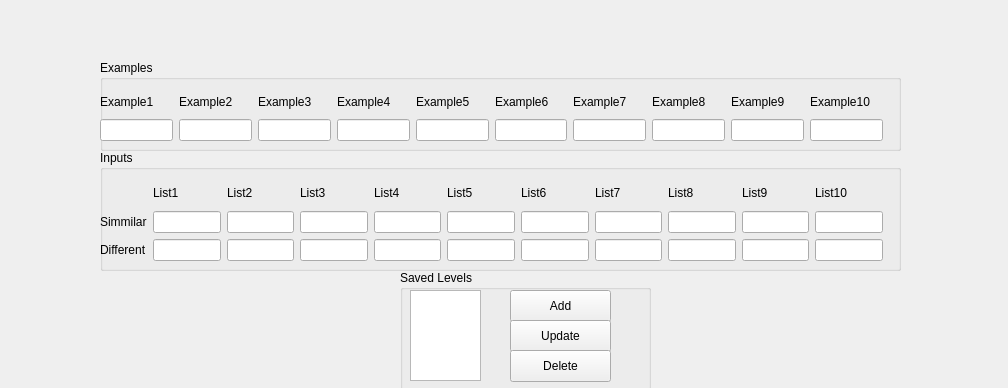
<?xml version="1.0" encoding="UTF-8"?>
<ui version="4.0">
 <class>ReadingGame</class>
 <widget class="QWidget" name="ReadingGame">
  <property name="geometry">
   <rect>
    <x>0</x>
    <y>0</y>
    <width>1008</width>
    <height>388</height>
   </rect>
  </property>
  <property name="windowTitle">
   <string>Form</string>
  </property>
  <widget class="QGroupBox" name="groupBox">
   <property name="geometry">
    <rect>
     <x>100</x>
     <y>60</y>
     <width>801</width>
     <height>91</height>
    </rect>
   </property>
   <property name="title">
    <string>Examples</string>
   </property>
   <widget class="QWidget" name="gridLayoutWidget">
    <property name="geometry">
     <rect>
      <x>0</x>
      <y>30</y>
      <width>783</width>
      <height>51</height>
     </rect>
    </property>
    <layout class="QGridLayout" name="gridLayout">
     <item row="1" column="0">
      <widget class="QLineEdit" name="e1"/>
     </item>
     <item row="0" column="1">
      <widget class="QLabel" name="label_2">
       <property name="text">
        <string>Example2</string>
       </property>
      </widget>
     </item>
     <item row="0" column="8">
      <widget class="QLabel" name="label_10">
       <property name="text">
        <string>Example9</string>
       </property>
      </widget>
     </item>
     <item row="1" column="1">
      <widget class="QLineEdit" name="e2"/>
     </item>
     <item row="0" column="3">
      <widget class="QLabel" name="label_4">
       <property name="text">
        <string>Example4</string>
       </property>
      </widget>
     </item>
     <item row="1" column="6">
      <widget class="QLineEdit" name="e7"/>
     </item>
     <item row="0" column="4">
      <widget class="QLabel" name="label_5">
       <property name="text">
        <string>Example5</string>
       </property>
      </widget>
     </item>
     <item row="0" column="0">
      <widget class="QLabel" name="label">
       <property name="text">
        <string>Example1</string>
       </property>
      </widget>
     </item>
     <item row="0" column="7">
      <widget class="QLabel" name="label_9">
       <property name="text">
        <string>Example8</string>
       </property>
      </widget>
     </item>
     <item row="1" column="5">
      <widget class="QLineEdit" name="e6"/>
     </item>
     <item row="1" column="7">
      <widget class="QLineEdit" name="e8"/>
     </item>
     <item row="1" column="8">
      <widget class="QLineEdit" name="e9"/>
     </item>
     <item row="0" column="6">
      <widget class="QLabel" name="label_8">
       <property name="text">
        <string>Example7</string>
       </property>
      </widget>
     </item>
     <item row="1" column="2">
      <widget class="QLineEdit" name="e3"/>
     </item>
     <item row="1" column="4">
      <widget class="QLineEdit" name="e5"/>
     </item>
     <item row="0" column="9">
      <widget class="QLabel" name="label_11">
       <property name="text">
        <string>Example10</string>
       </property>
      </widget>
     </item>
     <item row="1" column="3">
      <widget class="QLineEdit" name="e4"/>
     </item>
     <item row="0" column="5">
      <widget class="QLabel" name="label_6">
       <property name="text">
        <string>Example6</string>
       </property>
      </widget>
     </item>
     <item row="0" column="2">
      <widget class="QLabel" name="label_3">
       <property name="text">
        <string>Example3</string>
       </property>
      </widget>
     </item>
     <item row="1" column="9">
      <widget class="QLineEdit" name="e10"/>
     </item>
    </layout>
   </widget>
  </widget>
  <widget class="QGroupBox" name="groupBox_2">
   <property name="geometry">
    <rect>
     <x>100</x>
     <y>150</y>
     <width>801</width>
     <height>121</height>
    </rect>
   </property>
   <property name="title">
    <string>Inputs</string>
   </property>
   <widget class="QWidget" name="gridLayoutWidget_2">
    <property name="geometry">
     <rect>
      <x>0</x>
      <y>30</y>
      <width>783</width>
      <height>81</height>
     </rect>
    </property>
    <layout class="QGridLayout" name="gridLayout_2">
     <item row="2" column="3">
      <widget class="QLineEdit" name="lineEdit_23"/>
     </item>
     <item row="1" column="8">
      <widget class="QLineEdit" name="ls8"/>
     </item>
     <item row="0" column="4">
      <widget class="QLabel" name="label_13">
       <property name="text">
        <string>List4</string>
       </property>
      </widget>
     </item>
     <item row="1" column="10">
      <widget class="QLineEdit" name="ls10"/>
     </item>
     <item row="2" column="5">
      <widget class="QLineEdit" name="lineEdit_25"/>
     </item>
     <item row="2" column="6">
      <widget class="QLineEdit" name="lineEdit_26"/>
     </item>
     <item row="1" column="0">
      <widget class="QLabel" name="label_21">
       <property name="text">
        <string>Simmilar</string>
       </property>
      </widget>
     </item>
     <item row="2" column="9">
      <widget class="QLineEdit" name="lineEdit_29"/>
     </item>
     <item row="2" column="1">
      <widget class="QLineEdit" name="lineEdit_21"/>
     </item>
     <item row="2" column="4">
      <widget class="QLineEdit" name="lineEdit_24"/>
     </item>
     <item row="2" column="8">
      <widget class="QLineEdit" name="lineEdit_28"/>
     </item>
     <item row="2" column="0">
      <widget class="QLabel" name="label_22">
       <property name="text">
        <string>Different</string>
       </property>
      </widget>
     </item>
     <item row="2" column="7">
      <widget class="QLineEdit" name="lineEdit_27"/>
     </item>
     <item row="0" column="9">
      <widget class="QLabel" name="label_12">
       <property name="text">
        <string>List9</string>
       </property>
      </widget>
     </item>
     <item row="1" column="2">
      <widget class="QLineEdit" name="ls2"/>
     </item>
     <item row="0" column="7">
      <widget class="QLabel" name="label_17">
       <property name="text">
        <string>List7</string>
       </property>
      </widget>
     </item>
     <item row="0" column="3">
      <widget class="QLabel" name="label_20">
       <property name="text">
        <string>List3</string>
       </property>
      </widget>
     </item>
     <item row="1" column="4">
      <widget class="QLineEdit" name="ls4"/>
     </item>
     <item row="0" column="2">
      <widget class="QLabel" name="label_7">
       <property name="text">
        <string>List2</string>
       </property>
      </widget>
     </item>
     <item row="1" column="7">
      <widget class="QLineEdit" name="ls7"/>
     </item>
     <item row="1" column="6">
      <widget class="QLineEdit" name="ls6"/>
     </item>
     <item row="0" column="1">
      <widget class="QLabel" name="label_15">
       <property name="text">
        <string>List1</string>
       </property>
      </widget>
     </item>
     <item row="1" column="3">
      <widget class="QLineEdit" name="ls3"/>
     </item>
     <item row="1" column="1">
      <widget class="QLineEdit" name="ls1"/>
     </item>
     <item row="1" column="9">
      <widget class="QLineEdit" name="ls9"/>
     </item>
     <item row="0" column="8">
      <widget class="QLabel" name="label_16">
       <property name="text">
        <string>List8</string>
       </property>
      </widget>
     </item>
     <item row="0" column="5">
      <widget class="QLabel" name="label_14">
       <property name="text">
        <string>List5</string>
       </property>
      </widget>
     </item>
     <item row="0" column="10">
      <widget class="QLabel" name="label_18">
       <property name="text">
        <string>List10</string>
       </property>
      </widget>
     </item>
     <item row="1" column="5">
      <widget class="QLineEdit" name="ls5"/>
     </item>
     <item row="0" column="6">
      <widget class="QLabel" name="label_19">
       <property name="text">
        <string>List6</string>
       </property>
      </widget>
     </item>
     <item row="2" column="2">
      <widget class="QLineEdit" name="lineEdit_22"/>
     </item>
     <item row="2" column="10">
      <widget class="QLineEdit" name="lineEdit_30"/>
     </item>
    </layout>
   </widget>
   <zorder>gridLayoutWidget_2</zorder>
   <zorder>gridLayoutWidget_2</zorder>
  </widget>
  <widget class="QGroupBox" name="groupBox_3">
   <property name="geometry">
    <rect>
     <x>400</x>
     <y>270</y>
     <width>251</width>
     <height>121</height>
    </rect>
   </property>
   <property name="title">
    <string>Saved Levels</string>
   </property>
   <widget class="QListWidget" name="listWidget">
    <property name="geometry">
     <rect>
      <x>10</x>
      <y>20</y>
      <width>71</width>
      <height>91</height>
     </rect>
    </property>
   </widget>
   <widget class="QPushButton" name="pushButton">
    <property name="geometry">
     <rect>
      <x>110</x>
      <y>20</y>
      <width>101</width>
      <height>32</height>
     </rect>
    </property>
    <property name="text">
     <string>Add</string>
    </property>
   </widget>
   <widget class="QPushButton" name="pushButton_2">
    <property name="geometry">
     <rect>
      <x>110</x>
      <y>50</y>
      <width>101</width>
      <height>32</height>
     </rect>
    </property>
    <property name="text">
     <string>Update</string>
    </property>
   </widget>
   <widget class="QPushButton" name="pushButton_3">
    <property name="geometry">
     <rect>
      <x>110</x>
      <y>80</y>
      <width>101</width>
      <height>32</height>
     </rect>
    </property>
    <property name="text">
     <string>Delete</string>
    </property>
   </widget>
  </widget>
 </widget>
 <resources/>
 <connections/>
</ui>
